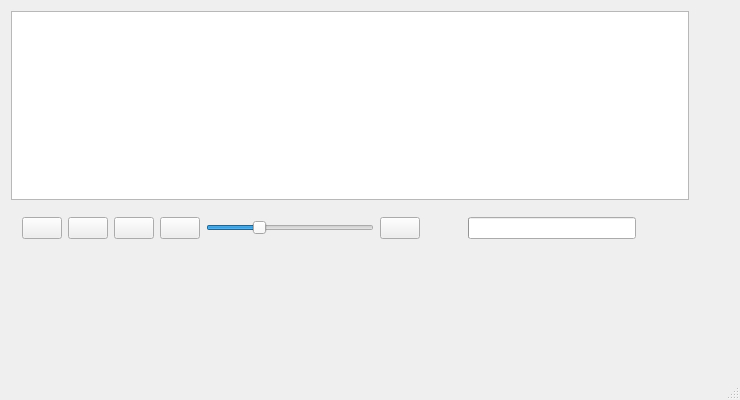
<ui version="4.0">
 <class>MainWindow</class>
 <widget class="QMainWindow" name="MainWindow" >
   <property name="geometry">
     <rect>
         <x>0</x>
         <y>0</y>
         <width>740</width>
         <height>400</height>
     </rect>
   </property>
   <property name="windowTitle">
     <string>Simple Audio Player</string>
   </property>
   <widget class="QWidget" name="centralwidget">
     <widget class="QWidget" name="verticalLayoutWidget">
        <property name="geometry">
         <rect>
          <x>0</x>
          <y>0</y>
          <width>700</width>
          <height>261</height>
         </rect>
        </property>
        <layout class="QVBoxLayout" name="verticalLayout">
           <item>
               <widget class="QTreeView" name="treeView">
                   <property name="font">
                       <font>
                           <pointsize>12</pointsize>
                       </font>
                   </property>
               </widget>
           </item>
           <item>
           <widget class="QWidget" name="layoutWidget">
               <property name="geometry">
                   <rect>
                       <x>0</x>
                       <y>250</y>
                       <width>740</width>
                       <height>100</height>
                   </rect>
               </property>
               <layout class="QHBoxLayout" name="controlsLayout">
               <item>
                    <widget class="QPushButton" name="fileButton">
                        <property name="toolTip">
                            <string>Datei(en) auswählen</string>
                        </property>
                        <property name="text">
                            <string/>
                        </property>
                        <property name="iconSize">
                            <size>
                                <width>32</width>
                                <height>32</height>
                            </size>
                        </property>
                    </widget>
                </item>
                <item>
                    <widget class="QPushButton" name="folderButton">
                        <property name="toolTip">
                            <string>Verzeichnis auswählen</string>
                        </property>
                        <property name="text">
                            <string/>
                        </property>
                        <property name="iconSize">
                            <size>
                                <width>32</width>
                                <height>32</height>
                            </size>
                        </property>
                    </widget>
                </item>
                <item>
                    <widget class="QPushButton" name="radioButton">
                        <property name="toolTip">
                            <string>Internet Radio</string>
                        </property>
                        <property name="toolTipDuration">
                            <number>-2</number>
                        </property>
                        <property name="text">
                            <string/>
                        </property>
                        <property name="iconSize">
                            <size>
                                <width>32</width>
                                <height>32</height>
                            </size>
                        </property>
                    </widget>
                </item>
                <item>
                    <widget class="QPushButton" name="playButton">
                        <property name="toolTip">
                            <string>Abspielen / Pause</string>
                        </property>
                        <property name="text">
                            <string/>
                        </property>
                        <property name="iconSize">
                            <size>
                                <width>32</width>
                                <height>32</height>
                            </size>
                        </property>
                    </widget>
                </item>
                <item>
                    <widget class="QSlider" name="volumeSlider">
                        <property name="maximumSize">
                            <size>
                                <width>170</width>
                                <height>21</height>
                            </size>
                        </property>
                        <property name="baseSize">
                            <size>
                                <width>170</width>
                                <height>21</height>
                            </size>
                        </property>
                        <property name="toolTip">
                            <string>Lautstärke </string>
                        </property>
                        <property name="value">
                            <number>30</number>
                        </property>
                        <property name="orientation">
                            <enum>Qt::Horizontal</enum>
                        </property>
                    </widget>
                </item>
                <item>
                    <widget class="QPushButton" name="speakerButton">
                        <property name="text">
                            <string/>
                        </property>
                        <property name="iconSize">
                            <size>
                                <width>32</width>
                                <height>32</height>
                            </size>
                        </property>
                    </widget>
                </item>
                <item>
                    <widget class="QLabel" name="posLabel">
                        <property name="minimumSize">
                            <size>
                                <width>36</width>
                                <height>21</height>
                            </size>
                        </property>
                        <property name="text">
                            <string/>
                        </property>
                    </widget>
                </item>
                <item>
                    <widget class="QProgressBar" name="progressBar">
                        <property name="value">
                            <number>0</number>
                        </property>
                        <property name="textVisible">
                            <bool>false</bool>
                        </property>
                    </widget>
                </item>
                <item>
                    <widget class="QLabel" name="lenLabel">
                        <property name="minimumSize">
                            <size>
                                <width>36</width>
                                <height>21</height>
                            </size>
                        </property>
                        <property name="text">
                            <string/>
                        </property>
                    </widget>
                </item>
               </layout>
           </widget>
           </item>
        </layout>
      </widget>
   </widget>
   <widget class="QMenuBar" name="menuBar">
     <property name="geometry">
      <rect>
       <x>0</x>
       <y>0</y>
       <width>300</width>
       <height>41</height>
      </rect>
     </property>
  </widget>
  <widget class="QStatusBar" name="statusBar">
    <property name="minimumSize">
      <size>
        <width>290</width>
        <height>36</height>
      </size>
    </property>
  </widget>
 </widget>
 <layoutdefault spacing="6" margin="11"/>
 <resources/>
 <connections/>
</ui>
